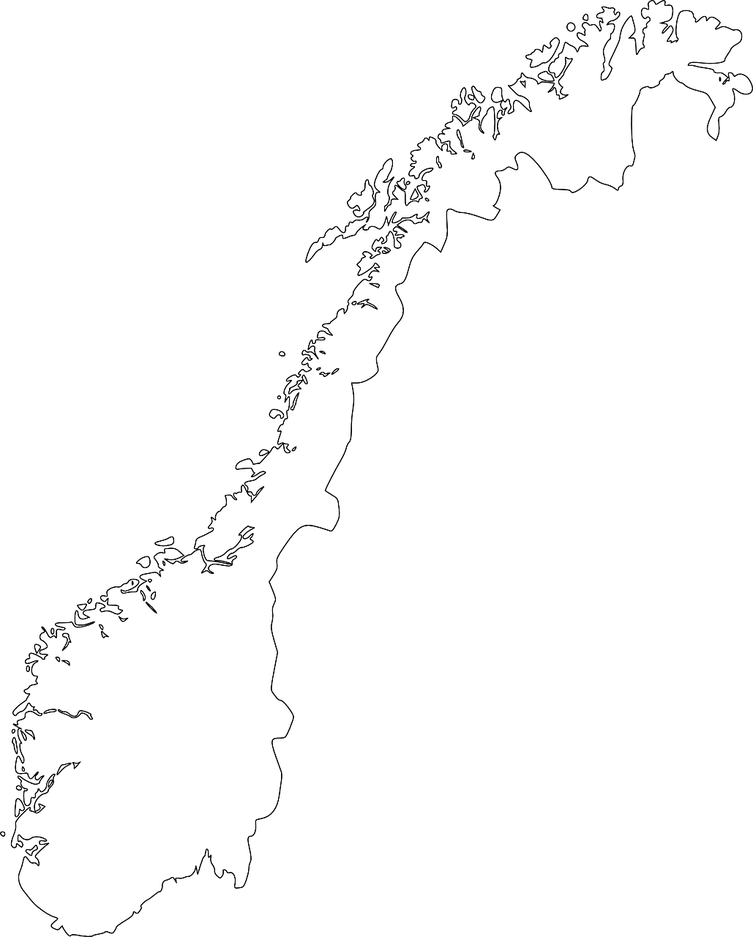
#> input picture code/norway-23574_1280.png, 753 x 937 px, shrunk from 1029 x 1280 before the run
$ jupyter execute tesing_hull_algo.ipynb
#> lines starting #> are read from the running program, lines starting #| are printed output that depends on the picture; after the words box and inside, x2 and y2 are one past the last pixel; in counts of white or black regions, pixels touching at a corner belong together
[cell 1]
import matplotlib.pyplot as plt
import matplotlib.image as mpimg
import numpy as np
from PIL import Image, ImageDraw

[cell 2]
def findAreaCentroidPoint(im):
    immat = im.load()
    (X, Y) = im.size
    m = np.zeros((X, Y))

    for x in range(X):
        for y in range(Y):
            m[x, y] = immat[(x, y)] != 1
    m = m / np.sum(np.sum(m))
    # marginal distributions
    dx = np.sum(m, 1)
    dy = np.sum(m, 0)

    # expected values
    cx = np.sum(dx * np.arange(X))
    cy = np.sum(dy * np.arange(Y))

    return (cx-100,cy)

[cell 3]
# img = mpimg.imread("norway-23574_1280.png")
image = Image.open("norway-23574_1280.png").convert("L")
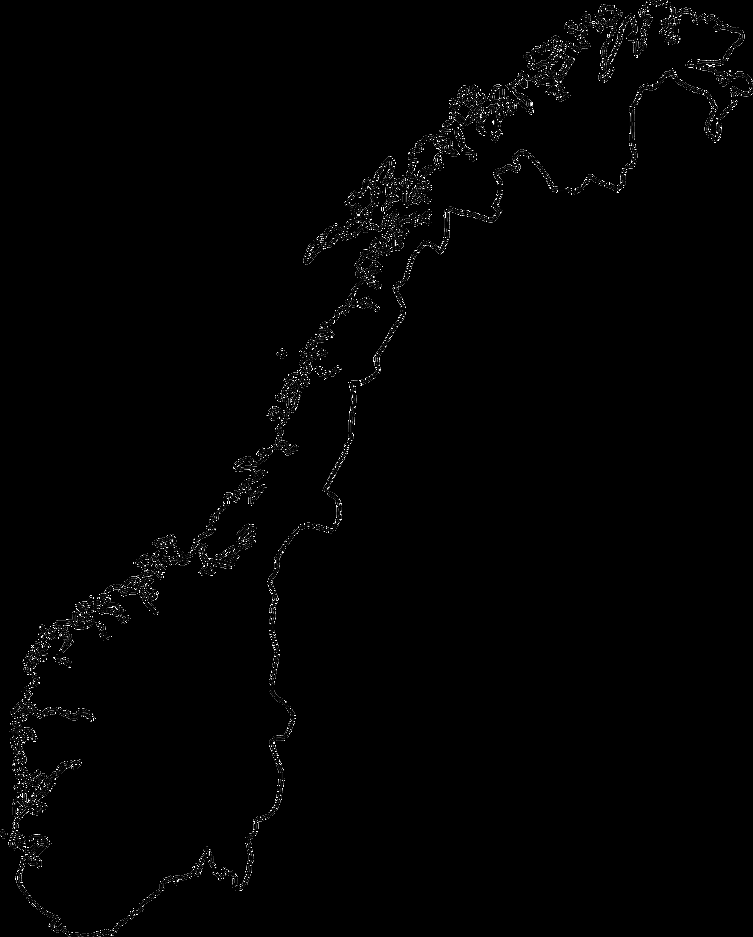
#> image: PIL image 753x937 L; min 0, max 255, mean 2.4
# image = Image.open("imgs/india-map.jpg").convert("L")

col_count, row_count = image.size
#> col_count = 753; row_count = 937

print("row count : ", row_count, " col count : ", col_count)
#| row count :  937  col count :  753
cords = [
    (0,0),                  # top left
    (col_count, 0),         # top right
    (col_count, row_count), # bottom right
    (0, row_count),         # bottom left
]
#> cords = [(0, 0), (753, 0), (753, 937), (0, 937)]

centroid = findAreaCentroidPoint(image)
#> after the loop in findAreaCentroidPoint, `for x in range(X):`:
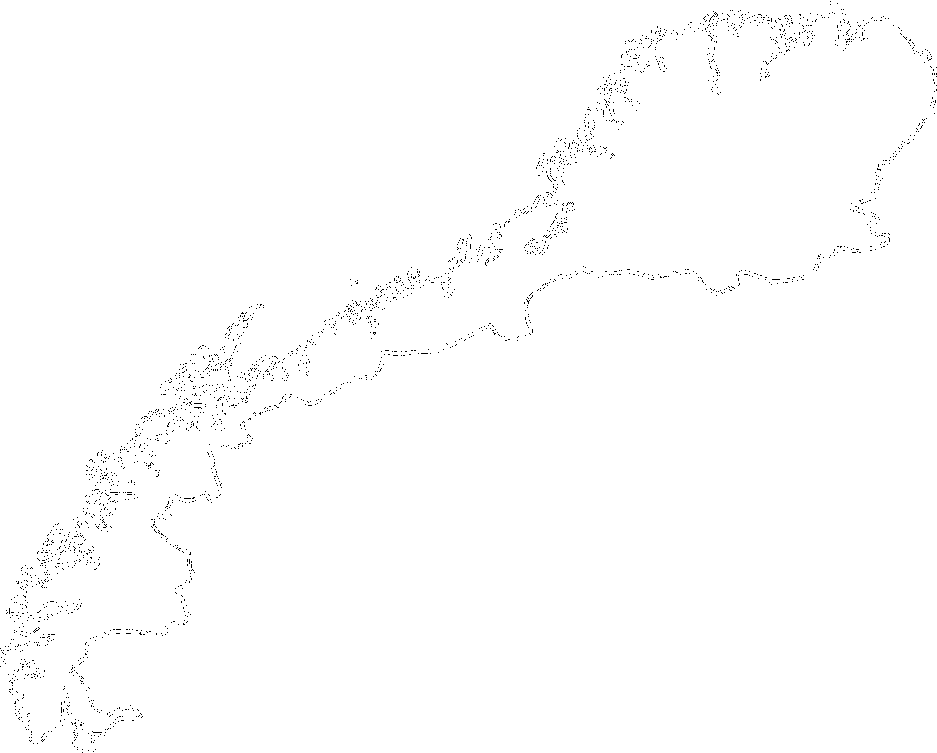
#> m: shape (753, 937) float64; values 0 (black) and 1 (white), 99.4% white; black in thin lines or dots
#> in findAreaCentroidPoint, `m = m / np.sum(np.sum(m))`: m: shape (753, 937) float64; values 0 (black) and 1.43e-06 (white), 99.4% white; black in thin lines or dots
#> in findAreaCentroidPoint, `dx = np.sum(m, 1)`: dx = 753 values, max 0.00134 at index 0, min 0.0013 at index 274, mean 0.00133
#> in findAreaCentroidPoint, `dy = np.sum(m, 0)`: dy = 937 values, max 0.00107 at index 293, min 0.00105 at index 47, mean 0.00107
#> in findAreaCentroidPoint, `cx = np.sum(dx * np.arange(X))`: cx = 376.2
#> in findAreaCentroidPoint, `cy = np.sum(dy * np.arange(Y))`: cy = 468.5
#> centroid = (276.2, 468.5)
start_point = centroid
#> start_point = (276.2, 468.5)
color = (128, 128, 128, 255)
img_draw = ImageDraw.floodfill(image, start_point, 0, thresh=50)
image.save('gray_marked_image.png')
img = mpimg.imread("gray_marked_image.png")
#> img: shape (937, 753) float32; min 0, max 1, mean 0.00931
plt.imshow(img, cmap='gray')

[cell 4]
def markPoints(plt, x_coordinates, y_coordinates, point_size=100, color="#00f"):
    plt.scatter(x_coordinates, y_coordinates, s=point_size, c=color)
    # rect = patches.Rectangle((x, y), length, length, linewidth=width, edgecolor=edgeColor, facecolor='none')
    # return rect

[cell 5]
def findCentroidPoint(cords):
    x_points_count = 0
    y_points_count = 0
    x_points_sum = 0
    y_points_sum = 0
    # summation of x and y
    for points in cords:
        x_points_sum += points[0]
        y_points_sum += points[1]
        y_points_count += 1
        x_points_count += 1
    # centroid: summation divided by number of nodes
    center = (x_points_sum/x_points_count, y_points_sum/y_points_count)
    # a       e          b
    # h   centroid(z)    f
    # d       g          c
    #
    # e = (xz, ya)
    # f = (xb, yz)
    # g = (xz, yc)
    # h = (xd, yz)
    #
    # e
    top = (center[0], cords[0][1])
    # f
    right = (cords[1][0], center[1])
    # g
    bottom = (center[0], cords[2][1])
    # h
    left = (cords[3][0], center[1])
    # {"center" : z, "border" : (e, f, g, h)}
    return {"center" : center, "border" : (top, right, bottom, left)}

def divideBoxs(cords):
    centroid = findCentroidPoint(cords)
    boxes = []
    # top left box (a, e, z, h)
    boxes.append([ cords[0], centroid['border'][0], centroid['center'] ,  centroid['border'][3] ]);
    # top right box (e, b, f, z)
    boxes.append([ centroid['border'][0], cords[1], centroid['border'][1], centroid['center'] ]);
    # bottom right box (z, f, c, g)
    boxes.append([ centroid['center'], centroid['border'][1], cords[2], centroid['border'][2] ]);
    # bottom left box (h, z, g, d)
    boxes.append([ centroid['border'][3], centroid['center'], centroid['border'][2], cords[3] ]);
    return boxes

def drawLine ( plt, x, y, color):
    plt.plot([x[0],y[0]], [x[1],y[1]], c=color, linewidth=1)

def drawSingleBox(plt, box, color="#f00"):
    i = 0
    first_point = None
    past_point = None
    while(i < 4):
        if(i==0):
            first_point = box[i]
            past_point = box[i]
            i += 1
            continue
        drawLine(plt, past_point, box[i], color)
        past_point = box[i]
        i += 1
        # break
    drawLine(plt, past_point, first_point, color)
        # break

def mergeBoxes(old_boxes, new_box):
    old_boxes.append(new_box)
    return old_boxes
    # [28 lines of commented-out code are left out]
def divideMap (img, box, limit=0):
    if(limit==0):
        return box
    if(limit==1):
        allBoxes = []
        finalBoxes = divideBoxs(box)
        allBoxes.append(box)
        return finalBoxes
    # to store parent box
    allBoxes = [box]
    allBoxes = []
    intermediateBoxes = divideBoxs(box)
    for intermediateBox in intermediateBoxes:
        intermediateSubBoxes = divideMap(img, intermediateBox, limit-1)
        for intermediateSubBox in intermediateSubBoxes:
            if(hasBorder(img, intermediateSubBox)):
                allBoxes = mergeBoxes(allBoxes, intermediateSubBox)
    return allBoxes

def hasBorder(img, reference):
    x_start = int(reference[0][0])-1
    x_end = int(reference[1][0])-1
    y_start = int(reference[0][1])-1
    y_end = int(reference[3][1])-1
    x_index = x_start
    y_index = y_start
    while(x_index < x_end):
        y_index = y_start
        while(y_index < y_end):
            if(img[y_index][x_index]==0):
                return True
            y_index +=1
        x_index +=1
    return False

[cell 6]
img_t = img.copy()
row_count = len(img_t)    # row count
col_count = len(img_t[0]) # col count
print("row count : ", row_count, " col count : ", col_count)
#| row count :  937  col count :  753
cords = [
    (0,0),                  # top left
    (col_count, 0),         # top right
    (col_count, row_count), # bottom right
    (0, row_count),         # bottom left
]
# print(allBoxes)
allBoxes = divideMap(img, cords, limit=5)
#> in divideMap, `allBoxes = [box]`: allBoxes = [[(0, 0), (753, 0), (753, 937), (0, 937)]]
#> the loop in findCentroidPoint, `for points in cords:` made 4 passes
#> (points, x_points_sum, y_points_sum) on passes 3 to 4: ((753, 937), 1506, 937), ((0, 937), 1506, 1874)
#> after the loop in findCentroidPoint, `for points in cords:`: x_points_count = 4; x_points_sum = 1506; y_points_count = 4; y_points_sum = 1874
#> in findCentroidPoint, `center = (x_points_sum/x_points_count, y_points_sum/y_points_count)`: center = (376.5, 468.5)
#> in findCentroidPoint, `top = (center[0], cords[0][1])`: top = (376.5, 0)
#> in findCentroidPoint, `right = (cords[1][0], center[1])`: right = (753, 468.5)
#> in findCentroidPoint, `bottom = (center[0], cords[2][1])`: bottom = (376.5, 937)
#> in findCentroidPoint, `left = (cords[3][0], center[1])`: left = (0, 468.5)
#> in divideBoxs, `centroid = findCentroidPoint(cords)`: centroid = {'center': (376.5, 468.5), 'border': ((376.5, 0), (753, 468.5), (376.5, 937), (0, 468.5))}
#> in divideMap, `intermediateBoxes = divideBoxs(box)`: intermediateBoxes = [[(0, 0), (376.5, 0), (376.5, 468.5), (0, 468.5)], [(376.5, 0), (753, 0), (753, 468.5), (376.5, 468.5)], [(376.5, 468.5), (753, 468.5), (753, 937), (376.5, 937)], [(0, 468.5), (376.5, 468.5), (376.5, 937), (0, 937)]]
#> the loop in divideMap, `for intermediateBox in intermediateBoxes:` made 4 passes

plt.figure(figsize = (20,10))

i = 0
for boundary in allBoxes:
    # if(i>2):
    #     break
    drawSingleBox(plt, boundary)
    i += 1
#> this loop made 1024 passes
#> boundary on passes 1, 2, 4: [(0, 0), (23.53, 0), (23.53, 29.28), (0, 29.28)], [(23.53, 0), (47.06, 0), (47.06, 29.28), (23.53, 29.28)], [(0, 29.28), (23.53, 29.28), (23.53, 58.56), (0, 58.56)]
plt.imshow(image, cmap='gray')
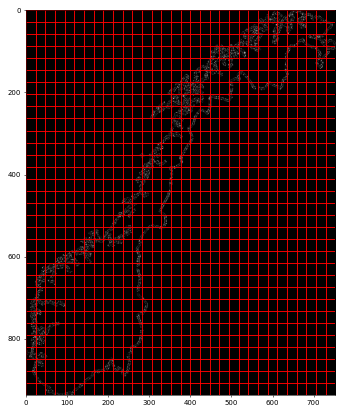
#> figure drawn by matplotlib, 1 panel

$ run again, with code/imgs/india-map.jpg saved as code/norway-23574_1280.png
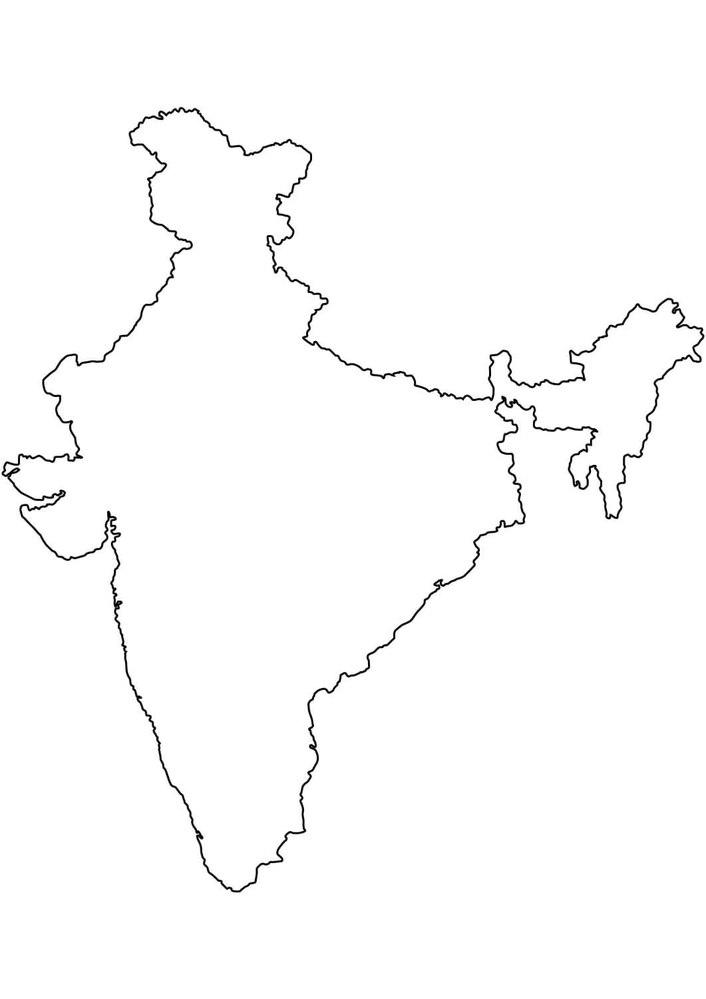
#> input picture code/imgs/india-map.jpg, 706 x 999 px, shrunk from 1061 x 1500 before the run
#| row count :  999  col count :  706
#> after the loop in findAreaCentroidPoint, `for x in range(X):`:
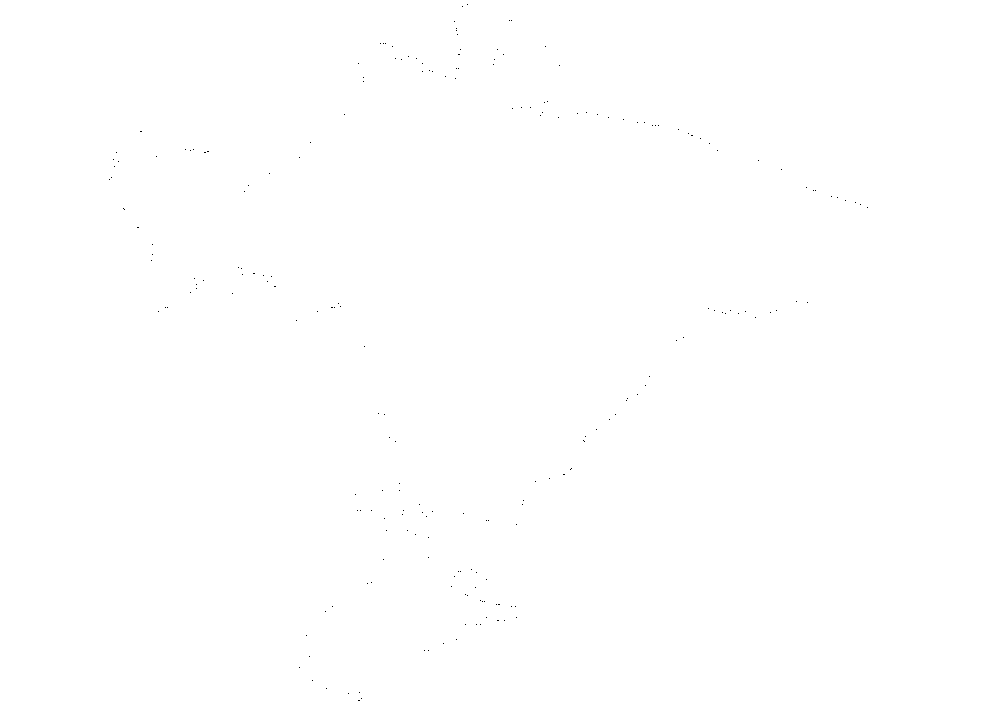
#> m: shape (706, 999) float64; values 0 (black) and 1 (white), 100% white; black in thin lines or dots, all inside (x1, y1, x2, y2) = (109, 4, 868, 701)
#> dx = 706 values, max 0.00142 at index 0, min 0.00141 at index 307, mean 0.00142
#> dy = 999 values, max 0.001 at index 0, min 0.000996 at index 456, mean 0.001
#> cx = 352.5
#> cy = 499
#> `centroid = findAreaCentroidPoint(image)`: centroid = (252.5, 499)
#| row count :  999  col count :  706
#> allBoxes = [[(0, 0), (706, 0), (706, 999), (0, 999)]]
#> the loop in findCentroidPoint, `for points in cords:` made 4 passes
#> after the loop in findCentroidPoint, `for points in cords:`: x_points_count = 4; x_points_sum = 1412; y_points_count = 4; y_points_sum = 1998
#> center = (353, 499.5)
#> top = (353, 0)
#> right = (706, 499.5)
#> bottom = (353, 999)
#> left = (0, 499.5)
#> in divideBoxs, `centroid = findCentroidPoint(cords)`: centroid = {'center': (353, 499.5), 'border': ((353, 0), (706, 499.5), (353, 999), (0, 499.5))}
#> intermediateBoxes = [[(0, 0), (353, 0), (353, 499.5), (0, 499.5)], [(353, 0), (706, 0), (706, 499.5), (353, 499.5)], [(353, 499.5), (706, 499.5), (706, 999), (353, 999)], [(0, 499.5), (353, 499.5), (353, 999), (0, 999)]]
#> the loop in divideMap, `for intermediateBox in intermediateBoxes:` made 4 passes
#> the loop `for boundary in allBoxes:` made 366 passes
#> boundary on passes 40 to 42: [(176.5, 249.8), (198.6, 249.8), (198.6, 281), (176.5, 281)], [(198.6, 249.8), (220.6, 249.8), (220.6, 281), (198.6, 281)], [(198.6, 281), (220.6, 281), (220.6, 312.2), (198.6, 312.2)]
#> `[cell 6] img_t = img.copy() row_count = len(img_t)    # row count col_..`:
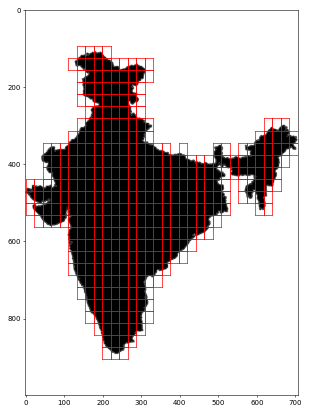
#> figure drawn by matplotlib, 1 panel

$ run again, with code/foo.png copied over code/norway-23574_1280.png
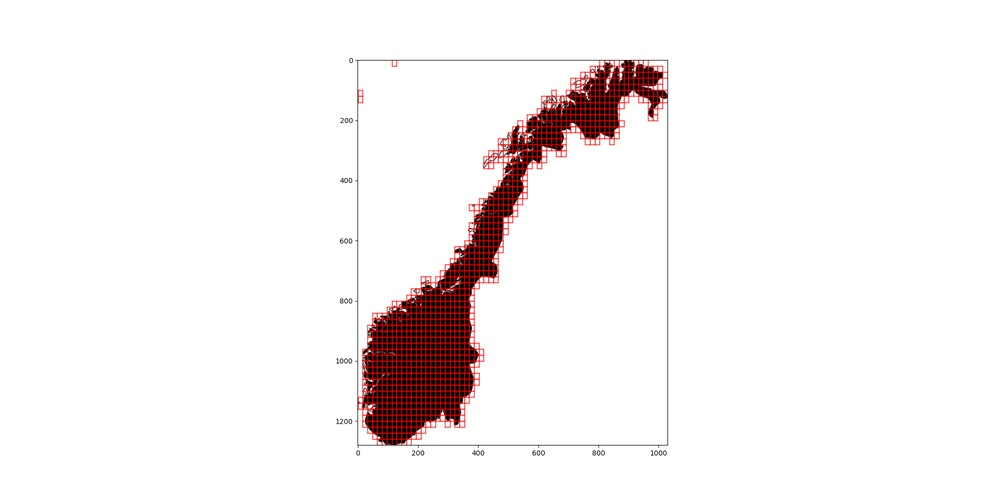
#> input picture code/foo.png, 1000 x 500 px, shrunk from 2000 x 1000 before the run
#| row count :  500  col count :  1000
#> after the loop in findAreaCentroidPoint, `for x in range(X):`:
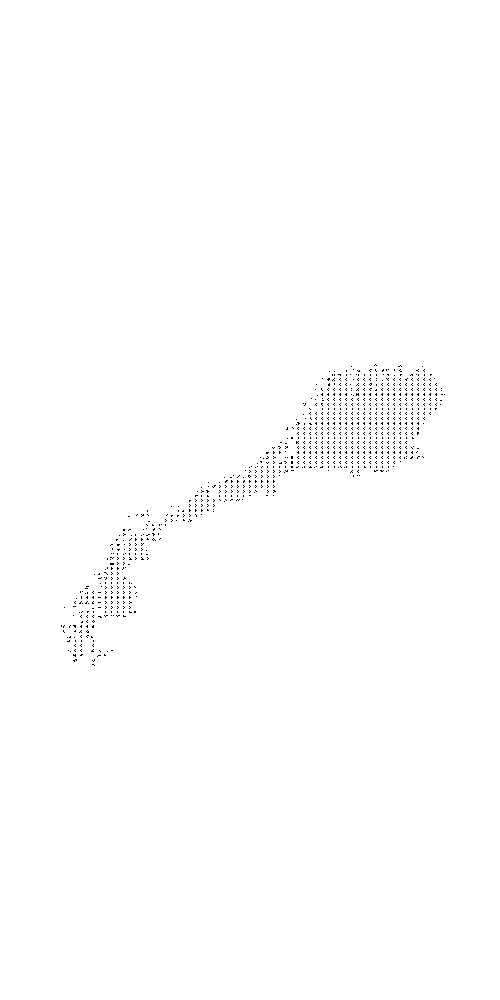
#> m: shape (1000, 500) float64; values 0 (black) and 1 (white), 99.5% white; black in thin lines or dots, all inside (x1, y1, x2, y2) = (61, 364, 445, 666)
#> dx = 1000 values, max 0.001 at index 0, min 0.000908 at index 452, mean 0.001
#> dy = 500 values, max 0.00201 at index 0, min 0.00192 at index 358, mean 0.002
#> cx = 499.6
#> cy = 249.4
#> `centroid = findAreaCentroidPoint(image)`: centroid = (399.6, 249.4)
#| row count :  500  col count :  1000
#> allBoxes = [[(0, 0), (1000, 0), (1000, 500), (0, 500)]]
#> the loop in findCentroidPoint, `for points in cords:` made 4 passes
#> after the loop in findCentroidPoint, `for points in cords:`: x_points_count = 4; x_points_sum = 2000; y_points_count = 4; y_points_sum = 1000
#> center = (500, 250)
#> top = (500, 0)
#> right = (1000, 250)
#> bottom = (500, 500)
#> left = (0, 250)
#> in divideBoxs, `centroid = findCentroidPoint(cords)`: centroid = {'center': (500, 250), 'border': ((500, 0), (1000, 250), (500, 500), (0, 250))}
#> intermediateBoxes = [[(0, 0), (500, 0), (500, 250), (0, 250)], [(500, 0), (1000, 0), (1000, 250), (500, 250)], [(500, 250), (1000, 250), (1000, 500), (500, 500)], [(0, 250), (500, 250), (500, 500), (0, 500)]]
#> the loop in divideMap, `for intermediateBox in intermediateBoxes:` made 4 passes
#> the loop `for boundary in allBoxes:` made 156 passes
#> boundary on passes 1, 4, 6: [(375, 62.5), (406.2, 62.5), (406.2, 78.12), (375, 78.12)], [(375, 78.12), (406.2, 78.12), (406.2, 93.75), (375, 93.75)], [(468.8, 62.5), (500, 62.5), (500, 78.12), (468.8, 78.12)]
#> `[cell 6] img_t = img.copy() row_count = len(img_t)    # row count col_..`:
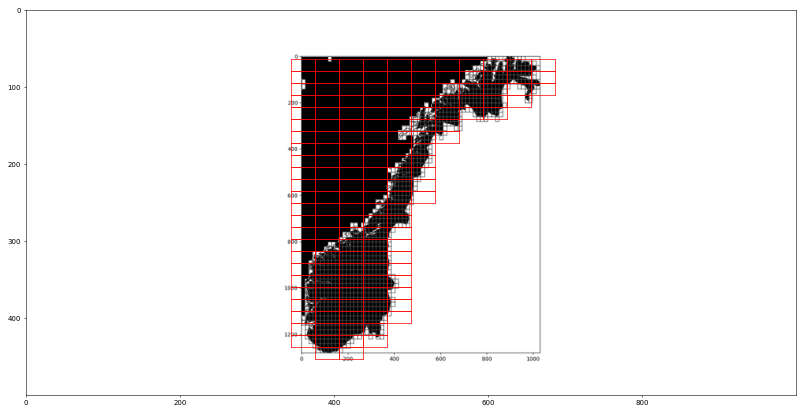
#> figure drawn by matplotlib, 1 panel
